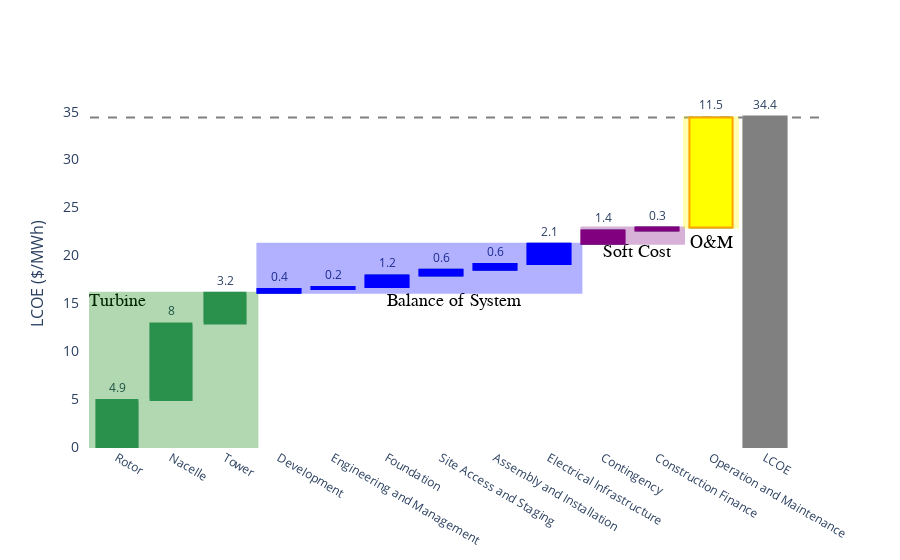

This figure's notebook cell:
### Code cell
# # Sample waterfall obtained from https://www.machinelearningplus.com/waterfall-plot-in-python/
# import plotly.graph_objects as go

fig_2 = go.Figure(go.Waterfall(
#     name = "21", 
    orientation = "v",
    measure = ["relative", 
               "relative", 
               "relative", 
               "relative", 
               "relative", 
               "relative", 
               "relative", 
               "relative", 
               "relative", 
               "relative", 
               "relative", 
               "relative", 
               "total"],
    x = ['Rotor',
         'Nacelle',
         'Tower', 
         'Development',
         'Engineering and Management',
         'Foundation',
         'Site Access and Staging',
         'Assembly and Installation',
         'Electrical Infrastructure', 
         'Contingency',
         'Construction Finance',
         'Operation and Maintenance',
         "LCOE"],
    base = 0,
    textposition = "outside",    
    totals = {"marker":{"color":"grey", "line":{"color":"grey", "width":2}}},
    text = [rotor , 
            nacelle , 
            tower , 
            development , 
            engineering_management , 
            foundation , 
            site_access_staging , 
            assembly_installation , 
            electrical_infrastructure , 
            contingency , 
            construction_finance , 
            operation_maintenance, 
            round(lcoe, 1)],
    
    y = y_lcoe, 
    connector = {"line":{"color":"white"}},))


fig_2.update_layout(
#         title = "Pathway to LCOE reduction in 2030 by LCOE parameter",
        showlegend = False,
        paper_bgcolor='white',
        plot_bgcolor='white',
        yaxis=dict(
            title='LCOE ($/MWh)',
            titlefont_size=16,
            tickfont_size=14),
)

fig_2.add_shape(type='line',
                x0=-0.5,
                y0=lcoe,
                x1=13,
                y1=lcoe,
                line=dict(color="grey",
                          width=2,
                          dash="dash"),
                xref='x',
                yref='y'
)

# fig_2.add_shape(type='line',
#                 x0=3,
#                 y0=0,
#                 x1=3,
#                 y1=16.1,
# #                 showarrow=True,
#                 line=dict(color="grey",
#                           width=2),
#                 xref='x',
#                 yref='y'
# )


# Turbine block
fig_2.add_shape(type="rect",
                xref="x", yref="y",
                x0=-0.5, y0=0,
                x1=2.6, y1=(rotor + tower + nacelle),
                opacity=0.3,
                fillcolor="green",
                line_color="green",
               )

fig_2.add_trace(go.Scatter(
    x=['Rotor'],
    y=[(rotor + tower + nacelle)],
    mode="text",
    name="Markers and Text",
    text=["Turbine"],
    textposition="bottom center",     
    textfont=dict(
        family="times",
        size=18,
        color="Black"
    )
))

# BOS Block
fig_2.add_shape(type="rect",
                xref="x", yref="y",
                x0=2.6, 
                y0=(rotor + tower + nacelle),
                x1=8.6, 
                y1=(rotor + tower + nacelle + development + engineering_management + foundation + site_access_staging + assembly_installation + electrical_infrastructure),
                opacity=0.3,
                fillcolor="blue",
                line_color="blue",
               )

fig_2.add_trace(go.Scatter(
    x=['Foundation'],
#     y=[(rotor + tower + nacelle + development + engineering_management + foundation + site_access_staging + assembly_installation + electrical_infrastructure)],
    y=[(rotor + tower + nacelle )],
    mode="text",
    name="Markers and Text",
    text=["Balance of System"],
    textposition="bottom right",     
    textfont=dict(
        family="times",
        size=18,
        color="Black"
    )
))

fig_2.add_shape(
    type="rect", 
    fillcolor="blue", 
    line=dict(color="blue"), 
    opacity=1,
    x0=2.6, 
    x1=3.4, 
    xref="x", 
    y0=(rotor + tower + nacelle ), 
    y1=(rotor + tower + nacelle + development),
    yref="y"
)

fig_2.add_shape(
    type="rect", 
    fillcolor="blue", 
    line=dict(color="blue"), 
    opacity=1,
    x0=3.6, 
    x1=4.4, 
    xref="x", 
    y0=(rotor + tower + nacelle + development), 
    y1=(rotor + tower + nacelle + development + engineering_management),
    yref="y"
)

fig_2.add_shape(
    type="rect", 
    fillcolor="blue", 
    line=dict(color="blue"), 
    opacity=1,
    x0=4.6, 
    x1=5.4, 
    xref="x", 
    y0=(rotor + tower + nacelle + development + engineering_management), 
    y1=(rotor + tower + nacelle + development + engineering_management + foundation),
    yref="y"
)

fig_2.add_shape(
    type="rect", 
    fillcolor="blue", 
    line=dict(color="blue"), 
    opacity=1,
    x0=5.6, 
    x1=6.4, 
    xref="x", 
    y0=(rotor + tower + nacelle + development + engineering_management + foundation), 
    y1=(rotor + tower + nacelle + development + engineering_management + foundation + site_access_staging),
    yref="y"
)

fig_2.add_shape(
    type="rect", 
    fillcolor="blue", 
    line=dict(color="blue"), 
    opacity=1,
    x0=6.6, 
    x1=7.4, 
    xref="x", 
    y0=(rotor + tower + nacelle + development + engineering_management + foundation + site_access_staging), 
    y1=(rotor + tower + nacelle + development + engineering_management + foundation + site_access_staging + assembly_installation),
    yref="y"
)

fig_2.add_shape(
    type="rect", 
    fillcolor="blue", 
    line=dict(color="blue"), 
    opacity=1,
    x0=7.6, 
    x1=8.4, 
    xref="x", 
    y0=(rotor + tower + nacelle + development + engineering_management + foundation + site_access_staging + assembly_installation), 
    y1=(rotor + tower + nacelle + development + engineering_management + foundation + site_access_staging + assembly_installation + electrical_infrastructure),
    yref="y"
)


# Soft Cost block
fig_2.add_shape(type="rect",
    xref="x", yref="y",
    x0=8.6, 
    y0=(rotor + tower + nacelle + development + engineering_management + foundation + site_access_staging + assembly_installation + electrical_infrastructure),
    x1=10.5, 
    y1=(construction_finance + contingency + rotor + tower + nacelle + development + engineering_management + foundation + site_access_staging + assembly_installation + electrical_infrastructure),
    opacity=0.3,
    fillcolor="purple",
    line_color="purple"
               )
fig_2.add_trace(go.Scatter(
    x=['Contingency'],
    y=[(rotor + tower + nacelle + development + engineering_management + foundation + site_access_staging + assembly_installation + electrical_infrastructure)],
    mode="text",
    name="Markers and Text",
    text=["Soft Cost"],
    textposition="bottom right",     
    textfont=dict(
        family="times",
        size=18,
        color="Black"
    )
))

fig_2.add_shape(
    type="rect", 
    fillcolor="purple", 
    line=dict(color="purple"), 
    opacity=1,
    x0=8.6, 
    x1=9.4, 
    xref="x", 
    y0=(rotor + tower + nacelle + development + engineering_management + foundation + site_access_staging + assembly_installation + electrical_infrastructure), 
    y1=(rotor + tower + nacelle + development + engineering_management + foundation + site_access_staging + assembly_installation + electrical_infrastructure + contingency),
    yref="y"
)

fig_2.add_shape(
    type="rect", 
    fillcolor="purple", 
    line=dict(color="purple"), 
    opacity=1,
    x0=9.6, 
    x1=10.4, 
    xref="x", 
    y0=(rotor + tower + nacelle + development + engineering_management + foundation + site_access_staging + assembly_installation + electrical_infrastructure + contingency), 
    y1=(rotor + tower + nacelle + development + engineering_management + foundation + site_access_staging + assembly_installation + electrical_infrastructure + contingency + construction_finance),
    yref="y"
)

# O&M Block
fig_2.add_shape(type="rect",
                xref="x",
                yref="y",
                x0=10.5, 
                y0=(construction_finance + contingency + rotor + tower + nacelle + development + engineering_management + foundation + site_access_staging + assembly_installation + electrical_infrastructure),
                x1=11.5, 
                y1=(operation_maintenance + construction_finance + contingency + rotor + tower + nacelle + development + engineering_management + foundation + site_access_staging + assembly_installation + electrical_infrastructure),
                opacity=0.3,
                fillcolor="yellow",
                line_color="yellow"
               )

fig_2.add_trace(go.Scatter(
    x=['Operation and Maintenance'],
    y=[(rotor + tower + nacelle + development + engineering_management + foundation + site_access_staging + assembly_installation + electrical_infrastructure) + 1],
    mode="text",
    name="Markers and Text",
    text=["O&M"],
    textposition="bottom center",     
    textfont=dict(
        family="times",
        size=18,
        color="Black"
    )
))

fig_2.add_shape(
    type="rect", 
    fillcolor="yellow", 
    line=dict(color="orange"), 
    opacity=1,
    x0=10.6, 
    x1=11.4, 
    xref="x", 
    y0=(rotor + tower + nacelle + development + engineering_management + foundation + site_access_staging + assembly_installation + electrical_infrastructure + contingency + construction_finance), 
    y1=(rotor + tower + nacelle + development + engineering_management + foundation + site_access_staging + assembly_installation + electrical_infrastructure + contingency + construction_finance + operation_maintenance),
    yref="y"
)


# fig.update(layout_showlegend=False)
# fig.write_image(path + 'fig_6.eps', scale=1, width=1000, height=800)
fig_2.show()

### Figure 1 — Plotly figure (JSON) as saved in the notebook; plotly's stock layout.template omitted (floating-point values rounded to 4 significant figures)
{"data": [{"base": 0, "connector": {"line": {"color": "white"}}, "measure": ["relative", "relative", "relative", "relative", "relative", "relative", "relative", "relative", "relative", "relative", "relative", "relative", "total"], "orientation": "v", "text": ["4.9", "8", "3.2", "0.4", "0.2", "1.2", "0.6", "0.6", "2.1", "1.4", "0.3", "11.5", "34.4"], "textposition": "outside", "totals": {"marker": {"color": "grey", "line": {"color": "grey", "width": 2}}}, "type": "waterfall", "x": ["Rotor", "Nacelle", "Tower", "Development", "Engineering and Management", "Foundation", "Site Access and Staging", "Assembly and Installation", "Electrical Infrastructure", "Contingency", "Construction Finance", "Operation and Maintenance", "LCOE"], "y": [4.9, 8, 3.2, 0.4, 0.2, 1.2, 0.6, 0.6, 2.1, 1.4, 0.3, 11.5, 34.4]}, {"mode": "text", "name": "Markers and Text", "text": ["Turbine"], "textfont": {"color": "Black", "family": "times", "size": 18}, "textposition": "bottom center", "type": "scatter", "x": ["Rotor"], "y": [16.1]}, {"mode": "text", "name": "Markers and Text", "text": ["Balance of System"], "textfont": {"color": "Black", "family": "times", "size": 18}, "textposition": "bottom right", "type": "scatter", "x": ["Foundation"], "y": [16.1]}, {"mode": "text", "name": "Markers and Text", "text": ["Soft Cost"], "textfont": {"color": "Black", "family": "times", "size": 18}, "textposition": "bottom right", "type": "scatter", "x": ["Contingency"], "y": [21.2]}, {"mode": "text", "name": "Markers and Text", "text": ["O&M"], "textfont": {"color": "Black", "family": "times", "size": 18}, "textposition": "bottom center", "type": "scatter", "x": ["Operation and Maintenance"], "y": [22.2]}], "layout": {"paper_bgcolor": "white", "plot_bgcolor": "white", "shapes": [{"line": {"color": "grey", "dash": "dash", "width": 2}, "type": "line", "x0": -0.5, "x1": 13, "xref": "x", "y0": 34.4, "y1": 34.4, "yref": "y"}, {"fillcolor": "green", "line": {"color": "green"}, "opacity": 0.3, "type": "rect", "x0": -0.5, "x1": 2.6, "xref": "x", "y0": 0, "y1": 16.1, "yref": "y"}, {"fillcolor": "blue", "line": {"color": "blue"}, "opacity": 0.3, "type": "rect", "x0": 2.6, "x1": 8.6, "xref": "x", "y0": 16.1, "y1": 21.2, "yref": "y"}, {"fillcolor": "blue", "line": {"color": "blue"}, "opacity": 1, "type": "rect", "x0": 2.6, "x1": 3.4, "xref": "x", "y0": 16.1, "y1": 16.5, "yref": "y"}, {"fillcolor": "blue", "line": {"color": "blue"}, "opacity": 1, "type": "rect", "x0": 3.6, "x1": 4.4, "xref": "x", "y0": 16.5, "y1": 16.7, "yref": "y"}, {"fillcolor": "blue", "line": {"color": "blue"}, "opacity": 1, "type": "rect", "x0": 4.6, "x1": 5.4, "xref": "x", "y0": 16.7, "y1": 17.9, "yref": "y"}, {"fillcolor": "blue", "line": {"color": "blue"}, "opacity": 1, "type": "rect", "x0": 5.6, "x1": 6.4, "xref": "x", "y0": 17.9, "y1": 18.5, "yref": "y"}, {"fillcolor": "blue", "line": {"color": "blue"}, "opacity": 1, "type": "rect", "x0": 6.6, "x1": 7.4, "xref": "x", "y0": 18.5, "y1": 19.1, "yref": "y"}, {"fillcolor": "blue", "line": {"color": "blue"}, "opacity": 1, "type": "rect", "x0": 7.6, "x1": 8.4, "xref": "x", "y0": 19.1, "y1": 21.2, "yref": "y"}, {"fillcolor": "purple", "line": {"color": "purple"}, "opacity": 0.3, "type": "rect", "x0": 8.6, "x1": 10.5, "xref": "x", "y0": 21.2, "y1": 22.9, "yref": "y"}, {"fillcolor": "purple", "line": {"color": "purple"}, "opacity": 1, "type": "rect", "x0": 8.6, "x1": 9.4, "xref": "x", "y0": 21.2, "y1": 22.6, "yref": "y"}, {"fillcolor": "purple", "line": {"color": "purple"}, "opacity": 1, "type": "rect", "x0": 9.6, "x1": 10.4, "xref": "x", "y0": 22.6, "y1": 22.9, "yref": "y"}, {"fillcolor": "yellow", "line": {"color": "yellow"}, "opacity": 0.3, "type": "rect", "x0": 10.5, "x1": 11.5, "xref": "x", "y0": 22.9, "y1": 34.4, "yref": "y"}, {"fillcolor": "yellow", "line": {"color": "orange"}, "opacity": 1, "type": "rect", "x0": 10.6, "x1": 11.4, "xref": "x", "y0": 22.9, "y1": 34.4, "yref": "y"}], "showlegend": false, "yaxis": {"tickfont": {"size": 14}, "title": {"font": {"size": 16}, "text": "LCOE ($/MWh)"}}}}
